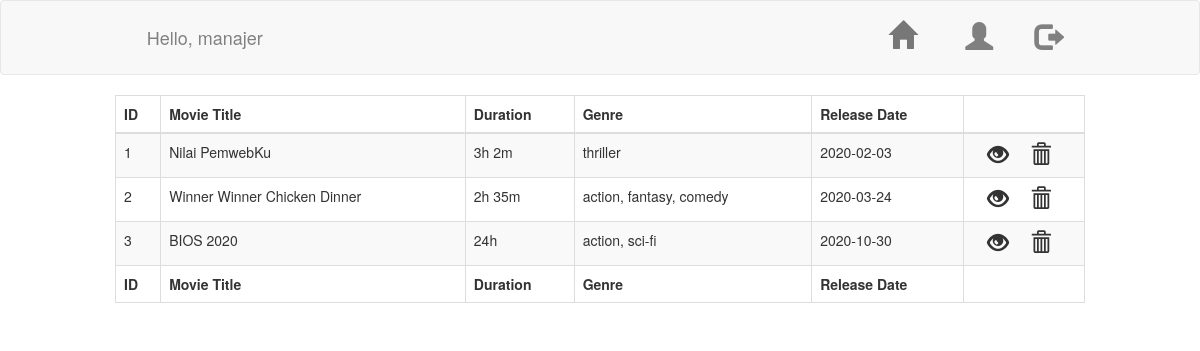
Page /view/home.php (signed in) on the committed database.
### tables this page shows
CREATE TABLE `movies` (
  `movie_id` varchar(255) NOT NULL,
  `poster` varchar(255) NOT NULL,
  `title` varchar(255) NOT NULL,
  `synopsis` varchar(1000) NOT NULL,
  `duration` varchar(255) NOT NULL,
  `genre` varchar(255) NOT NULL,
  `release_date` date NOT NULL
);

### view/home.php (the view, shortened to what this page needs)
<!DOCTYPE html>
<html>
<head>
	<link href="https://maxcdn.bootstrapcdn.com/bootstrap/3.3.7/css/bootstrap.min.css" rel="stylesheet">
	<link href="https://cdnjs.cloudflare.com/ajax/libs/twitter-bootstrap/4.0.0-beta/css/bootstrap.css" rel="stylesheet">
	<link href="https://cdn.datatables.net/1.10.16/css/dataTables.bootstrap4.min.css" rel="stylesheet">
	<link rel="stylesheet" href="https://maxcdn.bootstrapcdn.com/bootstrap/3.4.1/css/bootstrap.min.css">
</head>
<body>
    <header>
        <nav class="navbar navbar-default">
            <div class="container-fluid">
                <div class="navbar-header">
                    <h4 style="color:grey">
                        <?php
                            echo "Hello, " . $_SESSION['name'];
                        ?>
                    </h4>
                </div>
                <div class="navbar-nav nav navbar-right">
                    <li class="navbar-right" style="color:black;display:flex; justify-content:space-between; margin-left:35em;">
                        <a href="home.php"><span class="glyphicon glyphicon-home"></span></a>
						<button onClick="showModal();" style="outline:none;border:none;background:none;color:grey;"><span class="glyphicon glyphicon-user" id="profile"style="margin-left:1em;"></span></button>
                        <a href="../controller/logout.php" style="margin-left:1em;" id="logout"><button style="outline:none;border:none;background:none;color:grey;" onclick="javascript:return confirm('Are you sure you want to logout?');"><span class="glyphicon glyphicon-log-out"></span></button></a>
                    </li>
                </div>
            </div>
        </nav>
    </header>
	<div class="container" style="width: 1000px">
	<table id="example" class="table table-striped table-bordered" cellspacing="0" width="100%">
		<thead>
			<tr>
				<th> ID </th>
				<th> Movie Title </th>
				<th> Duration </th>
                <th> Genre </th>
                <th> Release Date </th>
                <th></th>
			</tr>
		</thead>
		<tbody>
		<?php
				include '../model/database.php';
				$query = "SELECT * FROM movies";
				$result = $db->query($query);
				while ($row = $result->fetch()) {
					echo "<tr>";
					echo "<td>" . $row[0] . "</td>";
					echo "<td>" . $row[2] . "</td>";
                    echo "<td>" . $row[4] . "</td>";
                    echo "<td>" . $row[5] . "</td>";
                    echo "<td>" . $row[6] . "</td>";
					echo '<td>
					<div style="display:flex; justify-content:space-evenly;">
					<form action="details.php" method="post">
						<input style="display:none;" type="text" name="Details" value="'.$row[0].'"></input>
						<button style="outline:none;border:none;background:none;" type="submit"><span class="glyphicon glyphicon-eye-open"></span></button>
                    </form>';
                    if(strcmp(($_SESSION['role']),'kasir') != 0){
                    echo
					'<form action="../controller/delete.php" method="post">
						<input style="display:none;" type="text" name="Delete" value="'.$row[0].'"></input>
						<button style="outline:none;border:none;background:none;" type="submit" onclick="javascript:return confirm(\'are you sure you want to delete this?\');"><span class="glyphicon glyphicon-trash"></span></button>
					</form>
					<br>
					</div>
                    </td>';
                    }
					echo "</tr>";
				}
			 ?>
		</tbody>
		<tfoot>
			<tr>
                <th> ID </th>
				<th> Movie Title </th>
				<th> Duration </th>
                <th> Genre </th>
                <th> Release Date </th>
                <th></th>
			</tr>
		</tfoot>
	</table>
	</div>
</body>
</html>

### view/home.php (style rules this page uses)
#logout { transition-duration: 1s; }
.navbar .glyphicon { font-size : 2em; }
table .glyphicon { font-size: 1.5em; }

### rows in the picture
movies: movie_id "1", title "Nilai PemwebKu", duration "3h 2m", genre "thriller", release_date "2020-02-03"
movies: movie_id "2", title "Winner Winner Chicken Dinner", duration "2h 35m", genre "action, fantasy, comedy", release_date "2020-03-24"
movies: movie_id "3", title "BIOS 2020", duration "24h", genre "action, sci-fi", release_date "2020-10-30"

### other values in the picture
$_SESSION['name'] "manajer"
